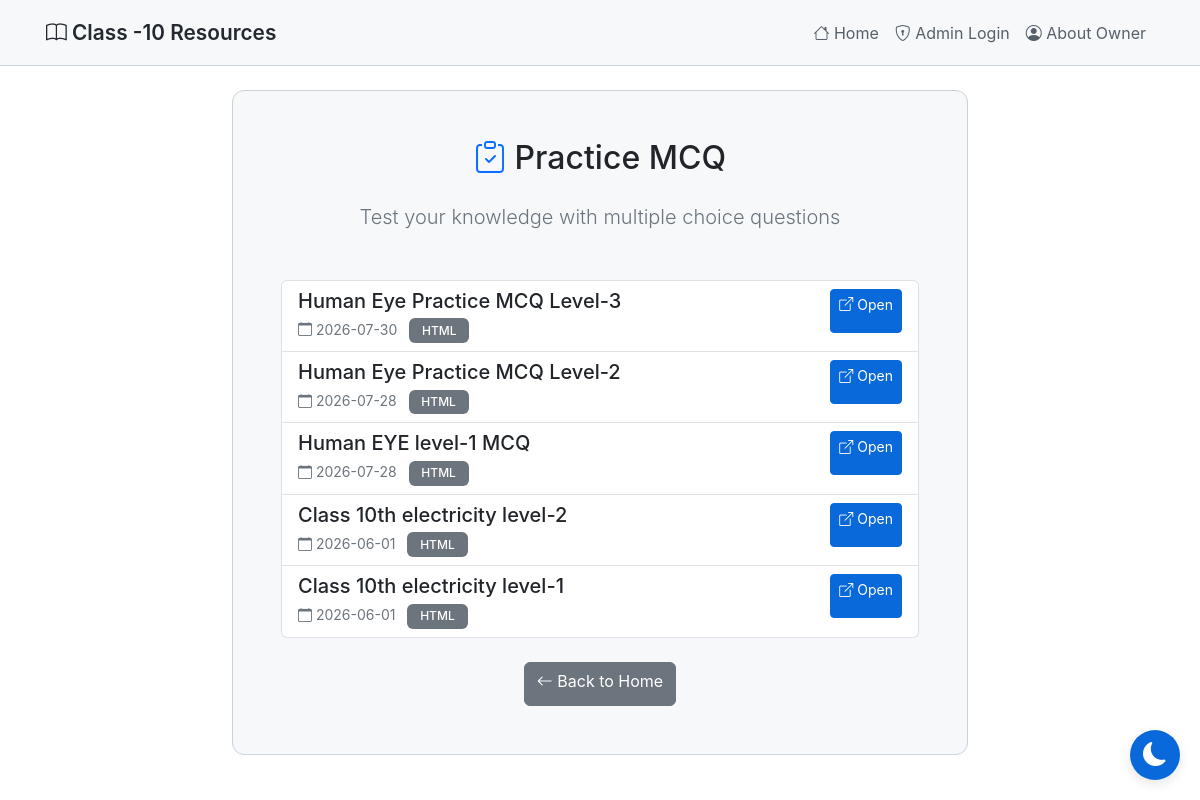
Before: /practice-mcq with the older database file.
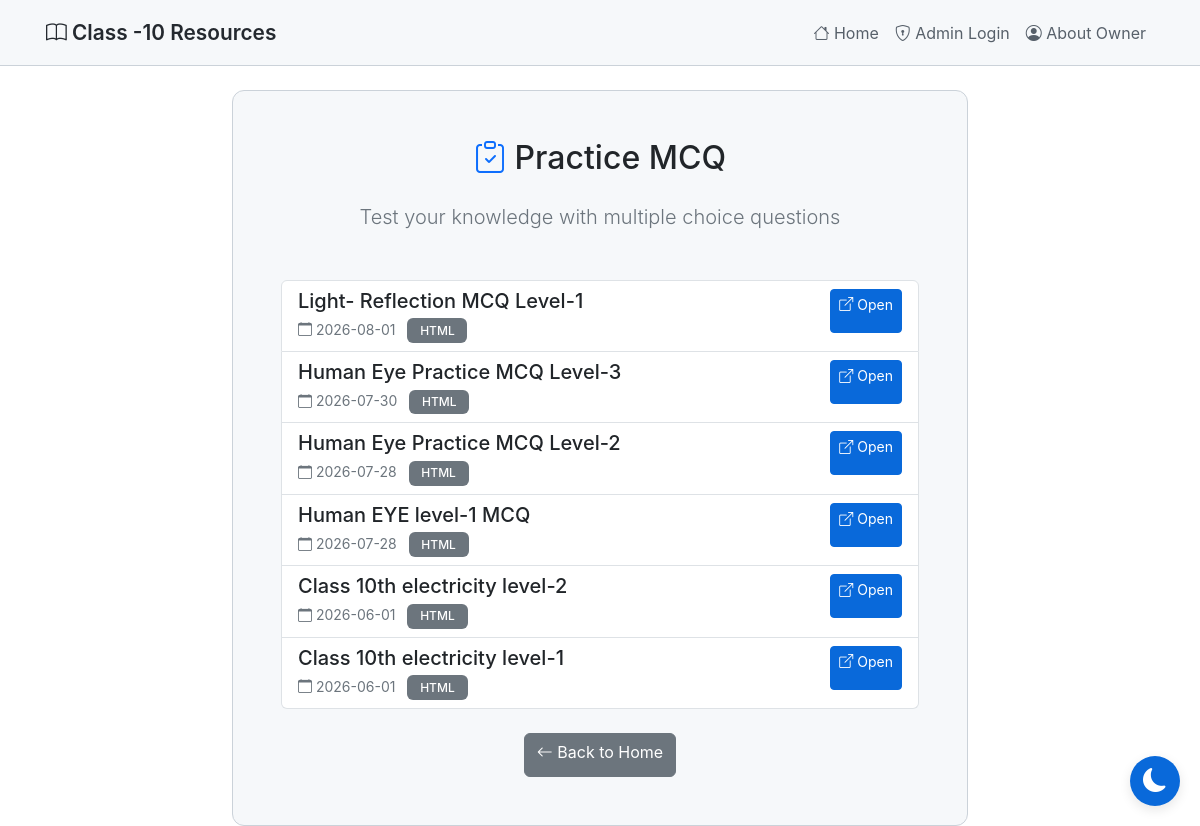
After: the same page with the newer database file.
### tables this page shows
CREATE TABLE mcq_quizzes
                 (id INTEGER PRIMARY KEY AUTOINCREMENT,
                  title TEXT NOT NULL,
                  details TEXT,
                  filename TEXT NOT NULL,
                  file_type TEXT NOT NULL,
                  created_at TIMESTAMP DEFAULT CURRENT_TIMESTAMP);

### app.py (the view)
@app.route('/practice-mcq')
def practice_mcq():
    conn = sqlite3.connect('database.db')
    conn.row_factory = sqlite3.Row
    c = conn.cursor()
    c.execute('SELECT * FROM mcq_quizzes ORDER BY created_at DESC')
    quizzes = c.fetchall()
    conn.close()
    is_admin = 'admin' in session
    return render_template('practice_mcq.html', quizzes=quizzes, is_admin=is_admin)

### templates/practice_mcq.html (shortened to what this page needs)
{% extends "base.html" %}
{% block content %}
<div class="row justify-content-center mt-4">
    <div class="col-md-10 col-lg-8">
        <div class="card">
            <div class="card-body p-5">
                <h2 class="text-center mb-4">
                    <i class="bi bi-clipboard-check text-primary"></i> Practice MCQ
                </h2>
                <div class="text-center mb-5">
                    <p class="lead text-secondary">Test your knowledge with multiple choice questions</p>
                </div>
                {% if quizzes %}
                <div class="list-group">
                    {% for quiz in quizzes %}
                    <div class="list-group-item list-group-item-action">
                        <div class="d-flex justify-content-between align-items-start gap-3">
                            <div class="flex-grow-1">
                                <h5 class="mb-1">{{ quiz['title'] }}</h5>
                                <small class="text-secondary">
                                    <i class="bi bi-calendar"></i> {{ quiz['created_at'][:10] }}
                                </small>
                                <span class="badge bg-secondary ms-2 text-uppercase">{{ quiz['file_type'] }}</span>
                            </div>
                            <div class="d-flex align-items-center gap-2">
                                <a href="{{ url_for('view_mcq', id=quiz['id']) }}" class="btn btn-sm btn-primary" target="_blank">
                                    <i class="bi bi-box-arrow-up-right"></i> Open
                                </a>
                            </div>
                        </div>
                    </div>
                    {% endfor %}
                </div>
                {% else %}
                <div class="alert alert-info text-center">
                    <i class="bi bi-info-circle"></i>
                    <h5 class="mt-2">No MCQ quizzes yet!</h5>
                    <p class="mb-0">Check back soon for new practice sets.</p>
                </div>
                {% endif %}
                <div class="text-center mt-4">
                    <a href="{{ url_for('index') }}" class="btn btn-secondary">
                        <i class="bi bi-arrow-left"></i> Back to Home
                    </a>
                </div>
            </div>
        </div>
    </div>
</div>
{% endblock %}

### templates/base.html (shortened to what this page needs)
<!DOCTYPE html>
<html lang="en" data-theme="light">
<head>
    <link href="https://cdn.jsdelivr.net/npm/bootstrap@5.3.2/dist/css/bootstrap.min.css" rel="stylesheet">
    <link rel="stylesheet" href="https://cdn.jsdelivr.net/npm/bootstrap-icons@1.11.1/font/bootstrap-icons.css">
</head>
<body>
    <nav class="navbar navbar-expand-lg navbar-dark">
        <div class="container">
            <a class="navbar-brand" href="{{ url_for('index') }}">
                <i class="bi bi-book"></i> Class -10 Resources
            </a>
            <div class="collapse navbar-collapse" id="navbarNav">
                <ul class="navbar-nav ms-auto">
                    <li class="nav-item">
                        <a class="nav-link" href="{{ url_for('index') }}">
                            <i class="bi bi-house"></i> Home
                        </a>
                    </li>
                    {% if session.admin %}
                    <li class="nav-item">
                        <a class="nav-link" href="{{ url_for('add_resource') }}">
                            <i class="bi bi-plus-circle"></i> Add Resource
                        </a>
                    </li>
                    <li class="nav-item">
                        <a class="nav-link" href="{{ url_for('download_database') }}">
                            <i class="bi bi-download"></i> Backup DB
                        </a>
                    </li>
                    <li class="nav-item">
                        <a class="nav-link" href="{{ url_for('logout') }}">
                            <i class="bi bi-box-arrow-right"></i> Logout
                        </a>
                    </li>
                    {% else %}
                    <li class="nav-item">
                        <a class="nav-link" href="{{ url_for('login') }}">
                            <i class="bi bi-shield-lock"></i> Admin Login
                        </a>
                    </li>
                    {% endif %}
                    <li class="nav-item">
                        <a class="nav-link" href="{{ url_for('about_owner') }}">
                            <i class="bi bi-person-circle"></i> About Owner
                        </a>
                    </li>
                </ul>
            </div>
        </div>
    </nav>
    <div class="container mt-4">
        {% block content %}{% endblock %}
    </div>
    <button class="theme-toggle" id="themeToggle" aria-label="Toggle theme">
        <i class="bi bi-moon-fill" id="themeIcon"></i>
    </button>
</body>
</html>

### templates/base.html (style rules this page uses)
:root { --bg-primary: #ffffff; --bg-secondary: #f6f8fa; --bg-tertiary: #ffffff; --text-primary: #24292f; --text-secondary: #57606a; --border-color: #cbd2d9; --accent-color: #0969da; --success-color: #1a7f37; --danger-color: #cf222e; --shadow-color: rgba(0, 0, 0, 0.1); }
body { background-color: var(--bg-primary); color: var(--text-primary); font-family: -apple-system, BlinkMacSystemFont, 'Segoe UI', 'Noto Sans', Helvetica, Arial, sans-serif; min-height: 100vh; transition: background-color 0.3s ease, color 0.3s ease; }
* { transition: background-color 0.3s ease, color 0.3s ease, border-color 0.3s ease; }
.navbar { background-color: var(--bg-secondary) !important; border-bottom: 1px solid var(--border-color); padding: 0.75rem 0; }
.navbar .container { padding-left: 1rem; padding-right: 1rem; }
.navbar-brand { font-weight: 600; color: var(--text-primary) !important; font-size: 1.3rem; }
.nav-link { color: var(--text-secondary) !important; transition: color 0.3s ease; }
.btn-primary { background-color: var(--accent-color); border-color: var(--accent-color); transition: all 0.3s ease; min-height: 44px; }
.btn { min-height: 44px; }
.card { background-color: var(--bg-secondary); border: 1px solid var(--border-color); border-radius: 12px; transition: all 0.3s ease; overflow: hidden; }
.card-body { padding: 1.5rem; }
.theme-toggle { position: fixed; bottom: 20px; right: 20px; width: 50px; height: 50px; border-radius: 50%; background: var(--accent-color); border: none; color: white; font-size: 1.5rem; cursor: pointer; box-shadow: 0 4px 12px var(--shadow-color); transition: all 0.3s ease; z-index: 1000; display: flex; align-items: center; justify-content: center; }
.badge { padding: 0.4rem 0.8rem; border-radius: 6px; font-weight: 500; }

Changed rows visible on the page:
added mcq_quizzes: title "Light- Reflection MCQ Level-1", created_at "2026-08-01", file_type "HTML"
